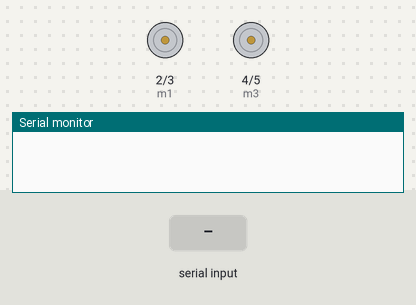
Bench run of a sketch on a simulated Arduino Uno, built with avr-gcc and run on an emulated ATmega328P. Shown: motor-driver pin pairs drawn as motors (green arrow = first pin HIGH = forward, orange = second pin HIGH = backward, longer = more drive), the last lines printed to the serial monitor. The inputs (shaded band) are chosen by the test bench.

Above: at 1.2 s.
1.3 s: "forward" received over Serial
At 3.2 s:
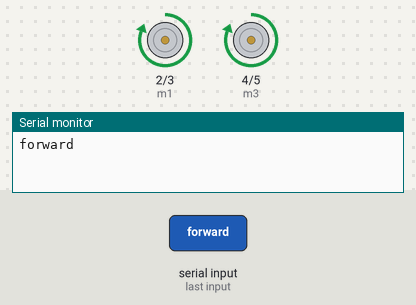
3.8 s: "backward" received over Serial
At 5.1 s:
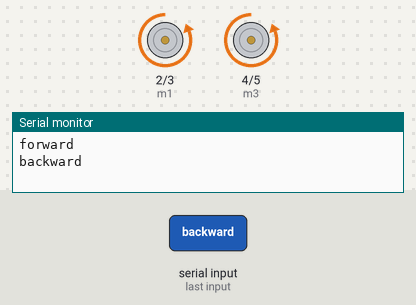
6.3 s: "left" received over Serial
At 8.1 s:
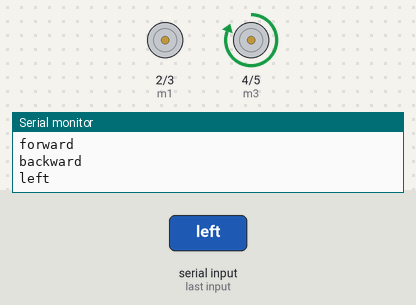
8.8 s: "right" received over Serial
At 11.2 s:
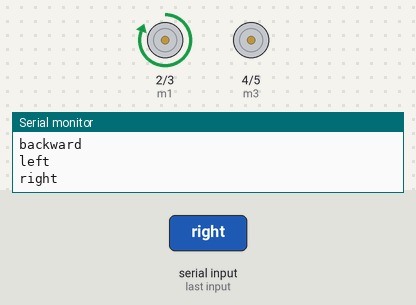
Timing chart, 0 to 12.3 s (numbered marks = the images above; inputs shaded):
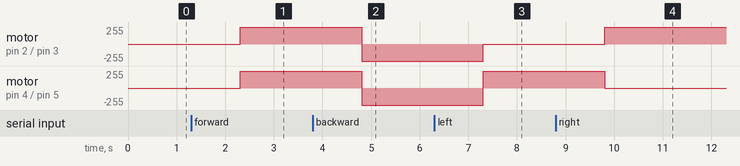

Measured:
- after the input at 1.3 s, motor on pin 2 (m1) / pin 3 (m2), motor on pin 4 (m3) / pin 5 (m4): stopped → forward 255/255 after 1.0 s
- after the input at 3.8 s, motor on pin 2 (m1) / pin 3 (m2), motor on pin 4 (m3) / pin 5 (m4): forward 255/255 → backward 255/255 after 1.0 s
- after the input at 6.3 s, motor on pin 2 (m1) / pin 3 (m2): backward 255/255 → stopped after 1.0 s; motor on pin 4 (m3) / pin 5 (m4): backward 255/255 → forward 255/255 after 1.0 s
- after the input at 8.8 s, motor on pin 2 (m1) / pin 3 (m2): stopped → forward 255/255 after 1.0 s; motor on pin 4 (m3) / pin 5 (m4): forward 255/255 → stopped after 1.0 s

The sketch:

Voice_control_robot.ino
```cpp
#define m1 2
#define m2 3
#define m3 4
#define m4 5
void setup()
{
  pinMode(m1, OUTPUT);
  pinMode(m2, OUTPUT);
  pinMode(m3, OUTPUT);
  pinMode(m4, OUTPUT);
  Serial.begin(9600);
}

void loop()
{
  if (Serial.available())
  {
  String voice = Serial.readString();
  Serial.println(voice);
  if(voice == "forward")
  {
    digitalWrite(m1, HIGH);
    digitalWrite(m2, LOW);
    digitalWrite(m3, HIGH);
    digitalWrite(m4, LOW);
   }
   if(voice == "backward")
  {
    digitalWrite(m2, HIGH);
    digitalWrite(m1, LOW);
    digitalWrite(m4, HIGH);
    digitalWrite(m3, LOW);
   }
   if(voice == "left")
  {
    digitalWrite(m1, LOW);
    digitalWrite(m2, LOW);
    digitalWrite(m3, HIGH);
    digitalWrite(m4, LOW);
   }
   if(voice == "right")
  {
    digitalWrite(m1, HIGH);
    digitalWrite(m2, LOW);
    digitalWrite(m3, LOW);
    digitalWrite(m4, LOW);
   }
  else if(voice == "stop")
  {
    digitalWrite(m1, LOW);
    digitalWrite(m2, LOW);
    digitalWrite(m3, LOW);
    digitalWrite(m4, LOW);
  }
 }
}
```
